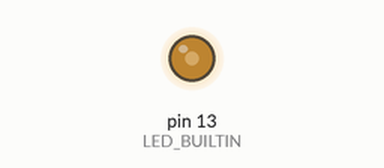
Simulated run of this sketch. Board: Arduino Uno, built with avr-gcc and run on an emulated ATmega328P. Shown: output pins drawn as LEDs (lit = HIGH).

Above: at 0.1 s.
Timing chart, 0 to 1.6 s (numbered marks = the images above):
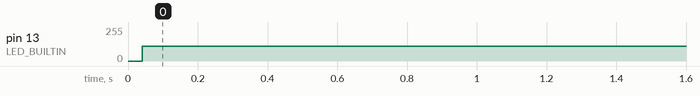

The sketch:

myDelayBug.ino
```cpp
void setup() {
  // initialize digital pin LED_BUILTIN as an output.
  pinMode(LED_BUILTIN, OUTPUT);
  Serial.begin(9600);
  while (!Serial) {
    ; // wait for serial port to connect. Needed for native USB port only
   }
}


void myDelay(long int delay_time)
{
  int i;
  int a=0;
for(i==0;i<=delay_time;i++)
{ a=a+1;
 Serial.println(a);
}
}

void loop() {
  digitalWrite(LED_BUILTIN, HIGH);   // turn the LED on (HIGH is the voltage level)
  myDelay(4294967295);                       // wait for a second
  digitalWrite(LED_BUILTIN, LOW);    // turn the LED off by making the voltage LOW
  myDelay(4294967295);                       // wait for a second
}
```

Measured:
- by itself, pin 13 (LED_BUILTIN): 0/255 → 109/255 at 0.04 s
